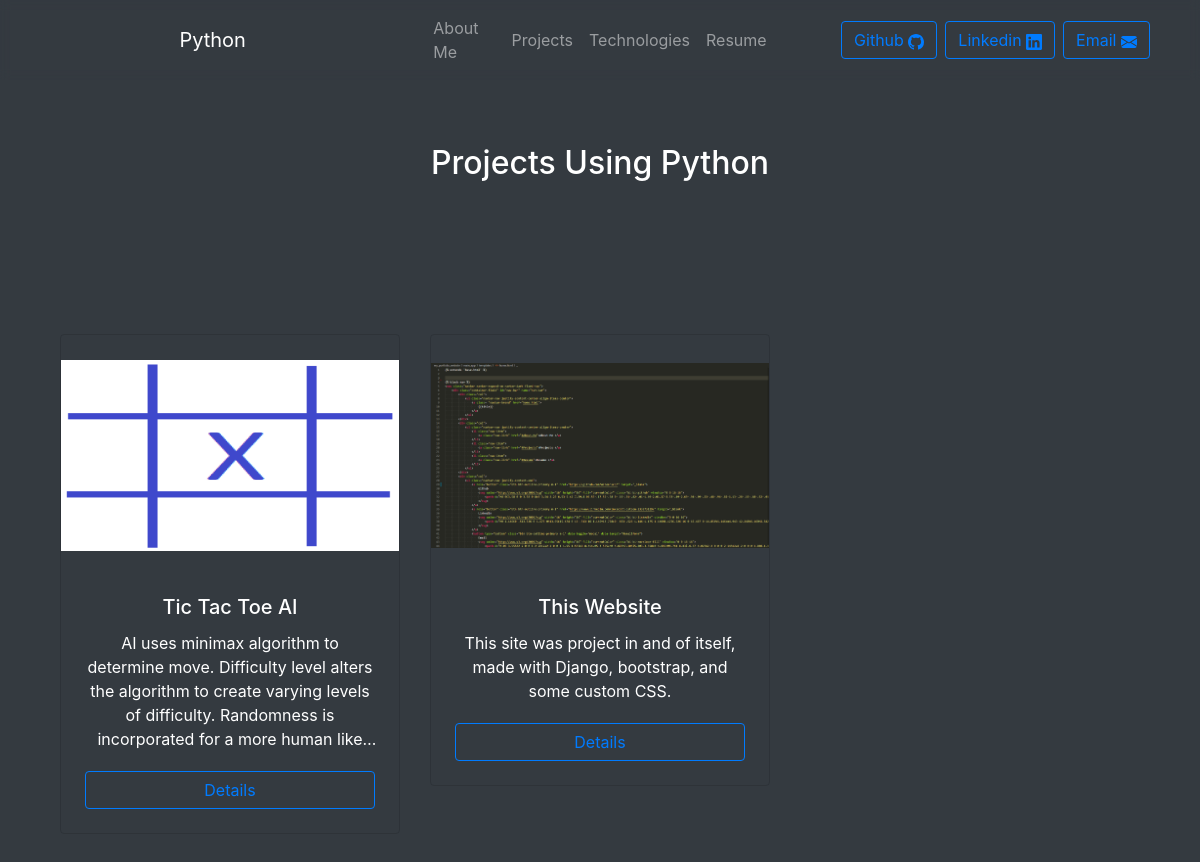
Before: /1 with the older database file.
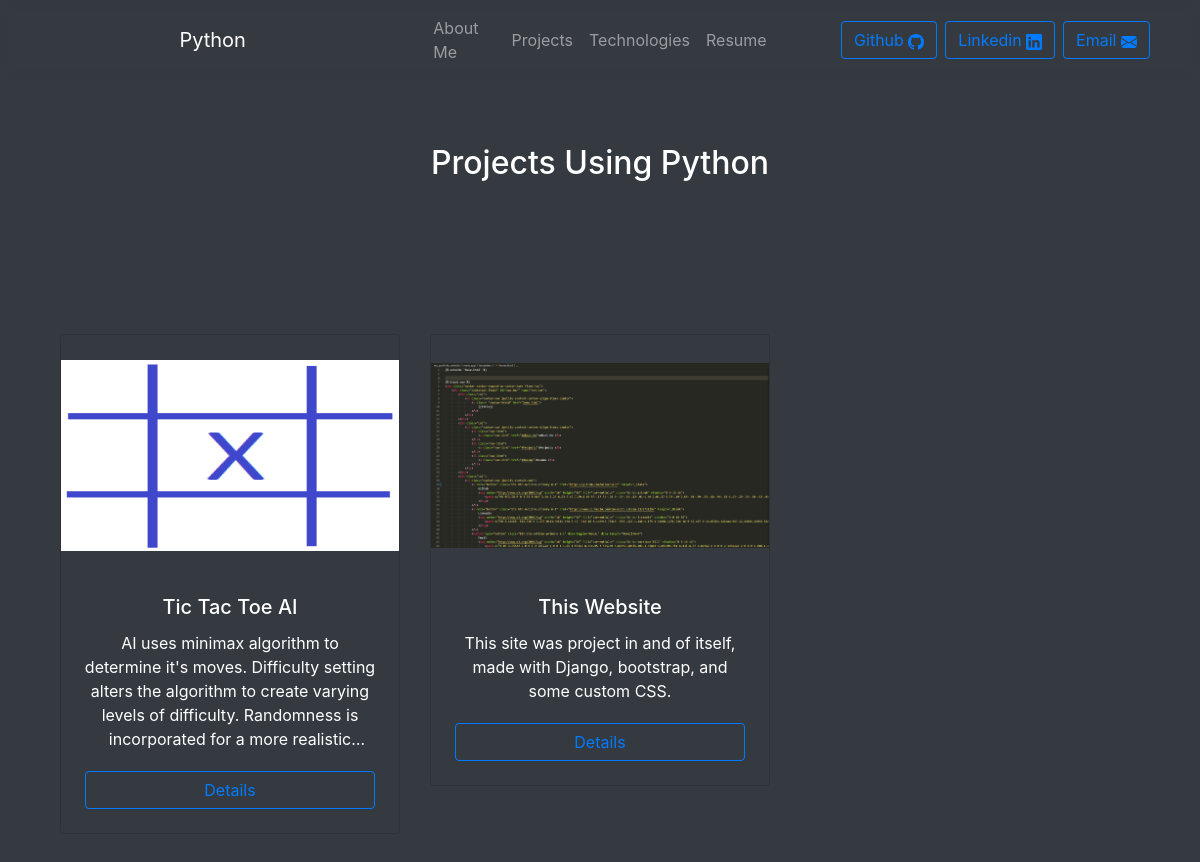
After: the same page with the newer database file.
### main_app/models.py (models this page shows, shortened)
class Project(models.Model):
    name = models.CharField(max_length=100)
    html = models.TextField()#text here will populate in html template, provides the detailed project description
    relevance = models.IntegerField()
    short_desc = models.CharField(max_length=280)
    repo = models.CharField(max_length=100)
    technologies = models.ManyToManyField(Technology)
    picture = models.ImageField()

### main_app/views.py (the view)
# urls.py: path("<int:id>", views.tech_page, name="tech_page"),
def tech_page(response, id):
    tech = Technology.objects.get(id=id)
    projects = Project.objects.order_by('relevance')
    title = tech.name
    return render(response, 'basetech.html', {'title': title, 'tech': tech, 'projects': projects})

### main_app/templates/basetech.html (shortened to what this page needs)
{% extends 'base.html' %}
{% load static %}
{% block page_content %}
<div class="container py-5">
    <h2 class="text-center py-5" id="header">Projects Using {{title}}</h2>
</div>
<div class="container py-5">
    <div class="row">
        {% for project in projects %}
            {% if tech in project.technologies.all %}
                <div class="col-sm-12 col-lg-4 mb-4">
                    <div class="card text-center bg-transparent text-white mb-3">
                        <img class="card-img-top" src="{% static project.picture %}">
                        <div class="card-body d-flex flex-column">
                            <h5 class="card-title">{{ project.name }}</h5>
                            <p class="card-text" style="overflow: hidden; text-overflow: ellipsis; display: -webkit-box; -webkit-line-clamp: 5; -webkit-box-orient: vertical;">{{ project.short_desc }}</p>
                            <a href="{% url 'proj_page' project.name %}" class="btn btn-outline-primary m-1" style="margin: 0px 60px">
                                Details
                            </a>
                        </div>
                    </div>
                </div>
            {% endif %}
        {% endfor %}
    </div>
</div>
{% endblock %}

Changed rows visible on the page:
changed Project "Tic Tac Toe AI": short_desc "…minimax algorithm to determine move. Difficulty level alters the algorithm to create varying levels of difficulty. Randomness is incorporated for a more human…" → "…minimax algorithm to determine it's moves. Difficulty setting alters the algorithm to create varying levels of difficulty. Randomness is incorporated for a more…"
